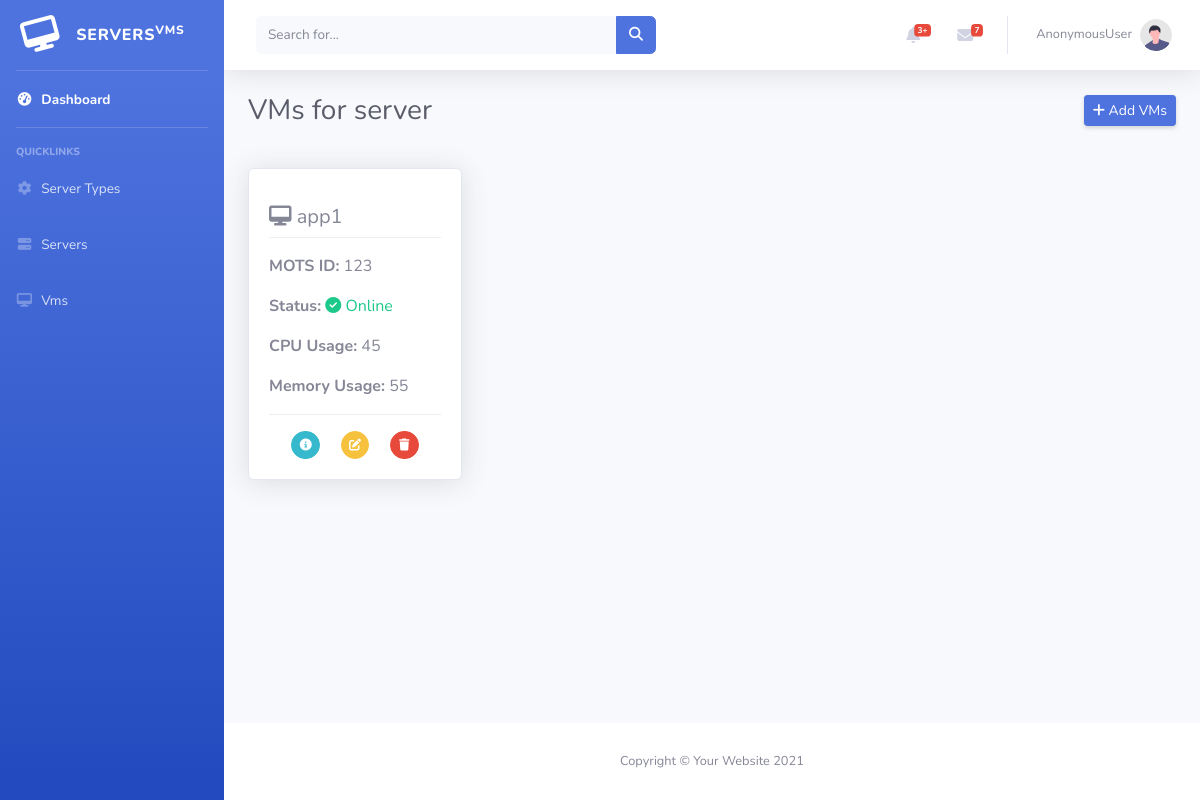
Before: /vms with the older database file.
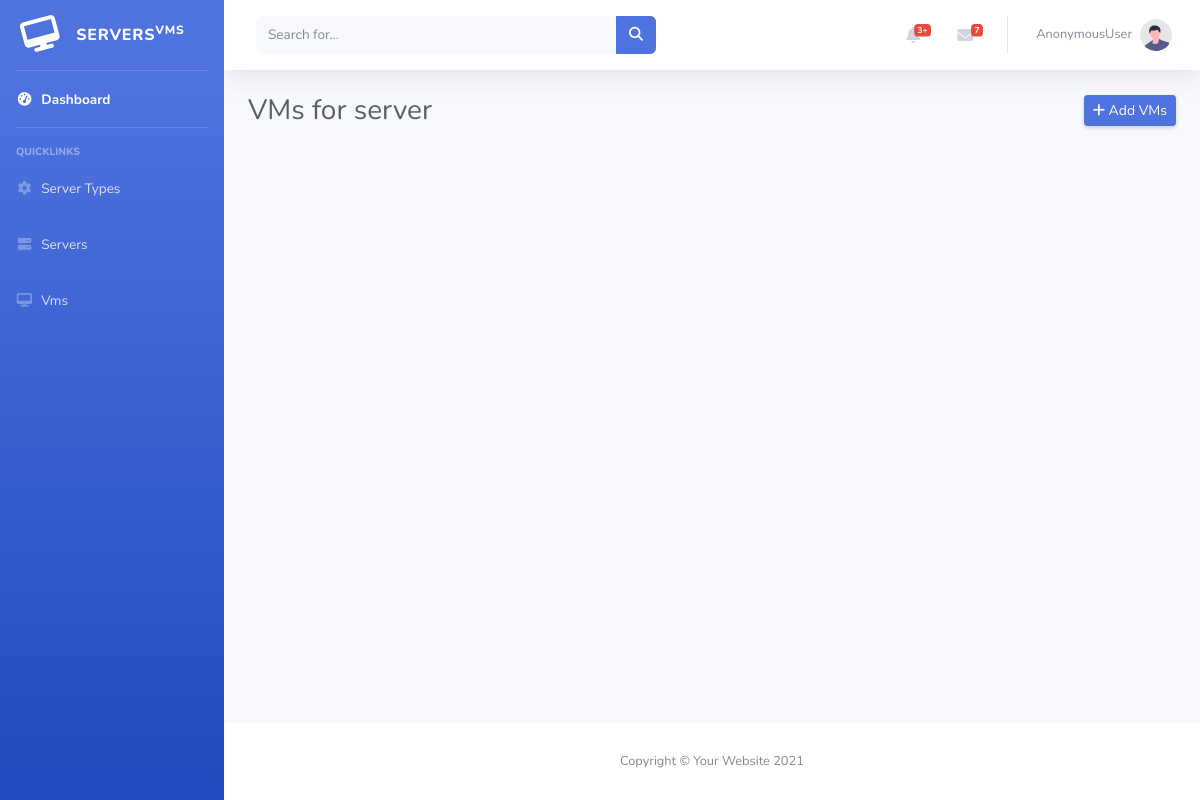
After: the same page with the newer database file.
### main/models.py (models this page shows, shortened)
class Vm(models.Model):
    server = models.ForeignKey(Server, on_delete=models.CASCADE)
    name = models.CharField(max_length=255)
    vcpus = models.CharField(max_length=255)
    memory = models.CharField(max_length=255)
    disk_space = models.CharField(max_length=255)
    network_interface = models.CharField(max_length=255)
    guest_os = models.CharField(max_length=255)
    vcpu_utilisation = models.CharField(max_length=255)
    memory_usage = models.CharField(max_length=255)
    disk_io = models.CharField(max_length=255)
    load_average = models.CharField(max_length=255)
    io_wait = models.CharField(max_length=255)
    swap_usage = models.CharField(max_length=255)
    app_type = models.CharField(max_length=255)
    mots_id = models.CharField(max_length=255)

### main/views.py (the view)
# urls.py: path("vms", vms_view),
def vms_view(request):
    vms = Vm.objects.all()
    if "server" in request.GET:
        vms = vms.filter(server=request.GET["server"])
    return render(request, "vms.html", {"vms": vms})

### main/templates/vms.html
{% extends 'base.html' %}
{% load static %}
    {% block page_content %}
                <div class="container-fluid">
                    <div class="d-sm-flex align-items-center justify-content-between mb-4">
                        <h1 class="h3 mb-0 text-gray-800">VMs for server</h1>
                        <a href="/add-vm" class="d-none d-sm-inline-block btn btn-sm btn-primary shadow-sm"><i class="fa-solid fa-plus"></i> Add VMs</a>
                    </div>
                    <div class="row">
                        {% for vm in vms %}
                        <div class="col-md-3" style="padding-top:1em;">
                            <div class="card server-card shadow">
                                <div class="card-body " >
                                    <h5 class=" mt-3"><i class="fas fa-desktop server-icon"></i> {{vm.name}}</h5>
                                    <p style="border-bottom: 1px inset;"></p>
                                    <p class="card-text"><strong>MOTS ID:</strong> {{vm.mots_id}}</p>
                                    <p class="card-text"><strong>Status:</strong> <span class="text-success"><i class="fas fa-check-circle status-icon"></i> Online</span></p>
                                    <p class="card-text"><strong>CPU Usage:</strong> {{vm.vcpu_utilisation}}</p>
                                    <p class="card-text"><strong>Memory Usage:</strong> {{vm.memory_usage}}</p>
                                    <p style="border-bottom: 1px inset;"></p>
                                    <div class="d-flex justify-content-around col-12">
                                        <a href="#" class="btn btn-info btn-circle btn-sm" data-toggle="modal" data-target="#info_modal">
                                            <i class="fas fa-info-circle"></i>
                                        </a>
                                        <a href="#" class="btn btn-warning btn-circle btn-sm">
                                            <i class="fas fa-pen-to-square"></i>
                                        </a>
                                        <a href="#" class="btn btn-danger btn-circle btn-sm" onclick="delete_resource('vm', '{{vm.id}}', '{{vm.name}}')">
                                            <i class="fas fa-trash"></i>
                                        </a>
                                    </div>
                                </div>
                            </div>
                        </div>
                        {% endfor %}
                    </div>
                </div>
    {% endblock %}

Changed rows visible on the page:
removed Vm: name "app1", mots_id "123", vcpu_utilisation "45", memory_usage "55"
